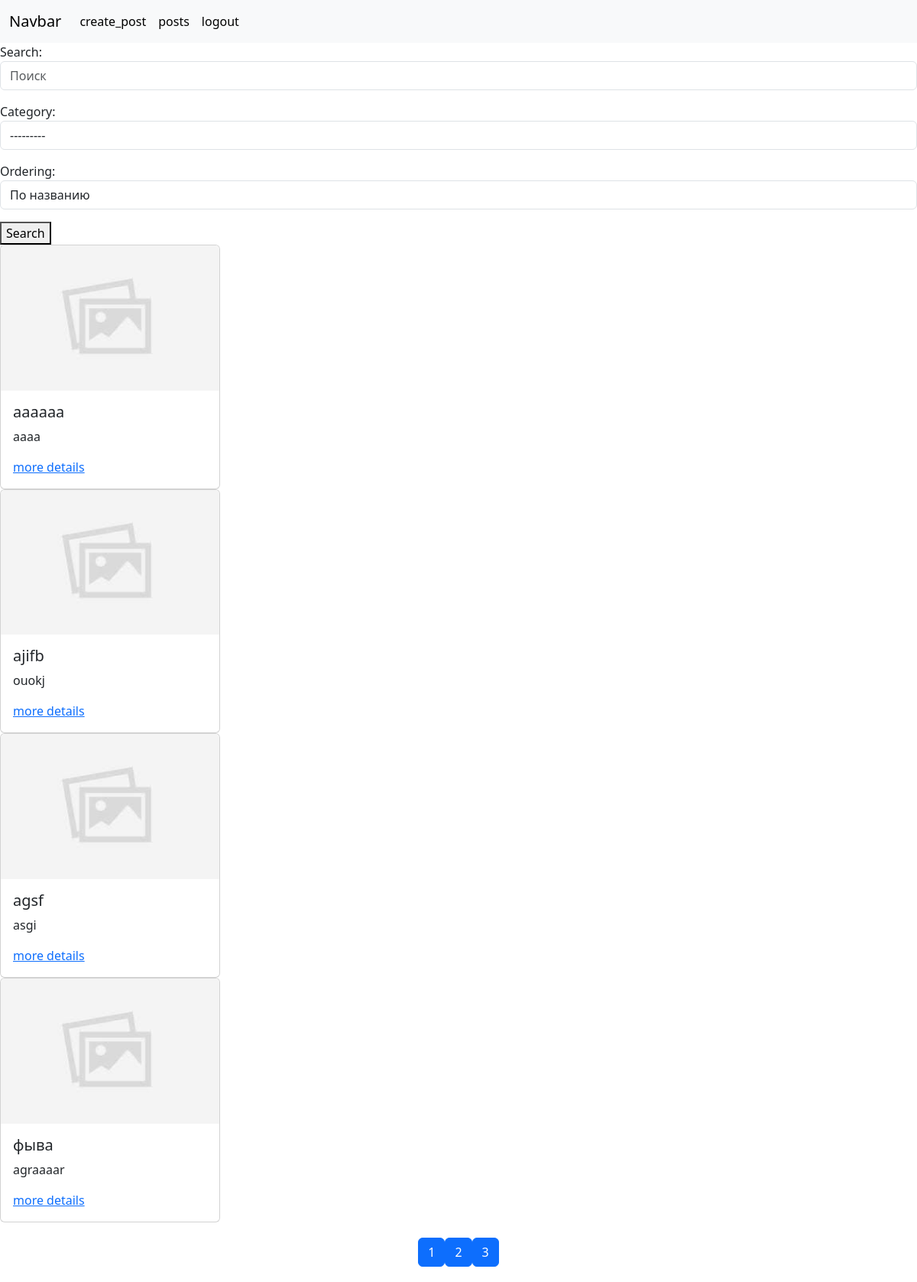
/posts/ (signed in), run on the app's committed database.
### posts/models.py (models this page shows, shortened)
class Post(models.Model):
    category = models.ForeignKey(Category, models.CASCADE, null=True, blank=True)
    tag = models.ManyToManyField(Tag, blank=True, null=True)
    title = models.CharField(max_length=100)
    content = models.CharField(max_length=100)
    rate = models.CharField(max_length=100, null=True,blank=True)
    create_at = models.DateField(auto_now_add=True)
    update_at = models.DateField(auto_now=True)
    image = models.ImageField(null=True, blank=True)

### posts/views.py (the view)
# urls.py: path("posts/", list_view, name="posts"),  # Исправлено
@login_required(login_url="login-view")
def list_view(request):
    if request.method == "GET":
        page = int(request.GET.get("page", 1))
        limit = 4
        search = request.GET.get("search")
        category = request.GET.get("category")
        ordering = request.GET.get("ordering")
        form = SearchForm(request.GET)
        posts = Post.objects.all()
        if search:
            posts = posts.filter(Q(title__icontains=search) | Q(content__icontains=search))
        if category:
            posts = posts.filter(category_id=category)
        if ordering:
           max_pages = posts.order_by(ordering)
        max_pages = posts.count() / limit
        if round(max_pages) > max_pages:
            max_pages = round(max_pages) + 1
        else:
            max_pages = round(max_pages)
        start = (page - 1)*limit
        end = page * limit
        posts = posts[start:end]
        context = {"posts": posts, "form":form, "max_pages":range(1, max_pages + 1)}
        return render(request, "posts/post_list.html", context=context)

### posts/forms.py
class SearchForm(forms.Form):
    search = forms.CharField(
    required = False,
    max_length = 100,
    widget=forms.TextInput(attrs={"placeholder":"Поиск", "class": "form-control"}))
    category = forms.ModelChoiceField(queryset=Category.objects.all(),
       required=False,
        widget=forms.Select(attrs={"class": "form-control"})
    )
    orderings =  (
        ("title", "По названию"),
        ("content", "По контенту"),
        ("create_at", "По дате создания"),
        ("update_at", "По дате обновления"),
        ("rate", "По рейтингу"),
        ("-title", "По названию (убыв.)"),
        ("-content", "По контенту (убыв.)"),
        ("-create_at", "По дате создания (убыв.)"),
        ("-update_at", "По дате обновления (убыв.)"),
        ("-rate", "По рейтингу (убыв.)"),
    )
    ordering = forms.ChoiceField(
        choices=orderings, required=False,
        widget=forms.Select(attrs={"class": "form-control"}))

### posts/models.py (called while the page is built)
    def __str__(self):
        return f"{self.title}"

### templates/posts/post_list.html
{% extends 'main.html' %}
{% block content %}
<form action="" method="get", enctype="multipart/form-data">
  {{form.as_p}}
  <button type="submit">Search</button>
</form>
{% for post in posts %}
<div class="card" style="width: 18rem;">
  {% if post.image %}
    <img src="{{ post.image.url }}" class="card-img-top" alt="...">
  {% else %}
    <img src="/static/place_holder.jpg" class="card-img-top" alt="...">
  {% endif %}
  <div class="card-body">
    <h5 class="card-title">{{ post.title }}</h5>
    <p class="card-text">{{ post.content }}</p>
    <a href="/post_detail/{{ post.id }}/" class="card-link">more details</a>
  </div>
</div>
{% endfor %}
<div style="display: flex; justify-content: center; margin-top: 20px; margin-bottom: 20px;">
  {% for i in max_pages %}
    {% if request.GET %}
      <a href="{{ request.get_full_path }}&page={{ i }}" class="btn btn-primary">{{ i }}</a>
    {% else %}
      <a href="/posts/?page={{ i }}" class="btn btn-primary">{{ i }}</a>
    {% endif %}
  {% endfor %}
</div>
{% endblock %}

### data on the page
Post: title "aaaaaa", content "aaaa"
Post: title "ajifb", content "ouokj"
Post: title "agsf", content "asgi"
Post: title "фыва", content "agraaaar"

### other printed values
{{ i }} "1" "2" "3"
